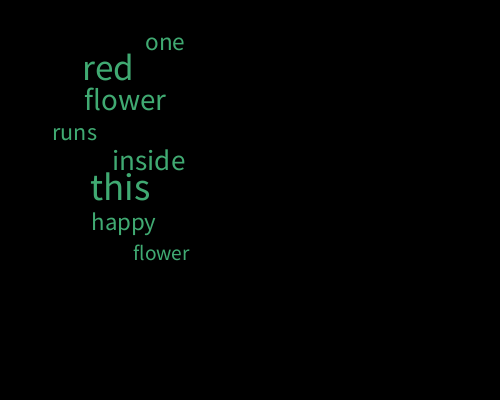
Frame 1 (no input)
Frame 60 (the mouse pressed at the canvas centre just before this capture): identical to frame 1, image omitted
Frame 120 (the mouse held since frame 60 and released just before this capture): identical to frame 1, image omitted

The Processing sketch that drew this single still picture (run headless with seeded random() and noise(); from frame 60 on, the mouse is pressed at the canvas centre):

// Processing sketch: sketch_57
// ── sketch_57.pde
// episode 57 fun programming
// a random sentence generator writes nonsense

int y = 50;

void write_word(String[] words) {
  int n = int (random(words.length));
  textSize(random(20,40));
  text(words[n], random(50, 150), y);
  y = y + 30;
}

void new_sentence() {
  
  background(0);
  y = 50;
  
    // one happy tree was thinking above one smily ocean

  String[] art = {"this", "that", "one", "the"}; // articles
  String[] nou = {"forest", "tree", "flower", "sky", "grass", "mountain" }; // noun
  String[] adj = {"happy", "rotating", "red", "fast", "elastic", "smily", "unbelievable", "intelligent", "sky"}; // adjectives
  String[] ver = {"runs", "is thinking", "was flying", "observes"  }; // verbs
  String[] pre = {"above", "inside", "behind", "in front of"}; // preposition
  
  write_word(art);
  write_word(adj);
  write_word(nou);

  write_word(ver);
  write_word(pre);

  write_word(art);
  write_word(adj);
  write_word(nou);
};

void setup () {
  size(500, 400);
  background(0);
  fill(#40AA72);
  new_sentence();
}

void draw() {
}

void mousePressed() {
  new_sentence();
}

void keyPressed() {
  int random_num = int(random(1000000));
  save(random_num + ".png");
}
